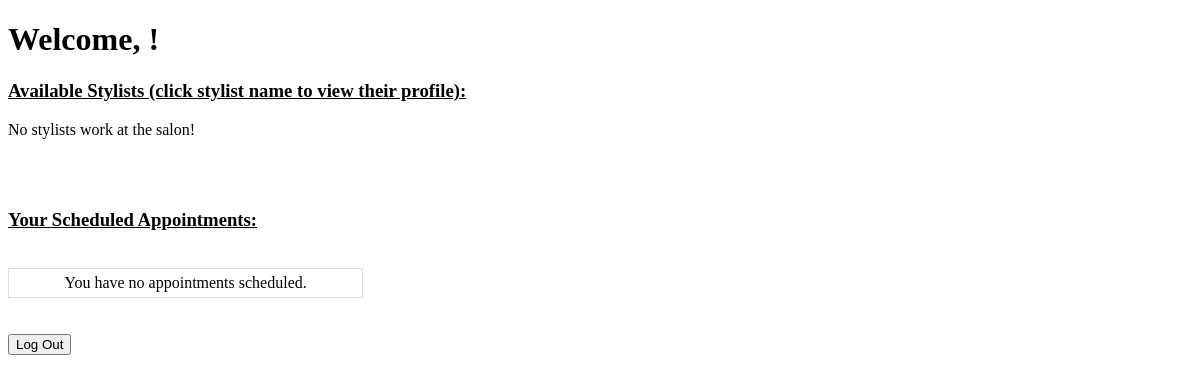
The app's page /patron-logged-in-page/p1, older data.
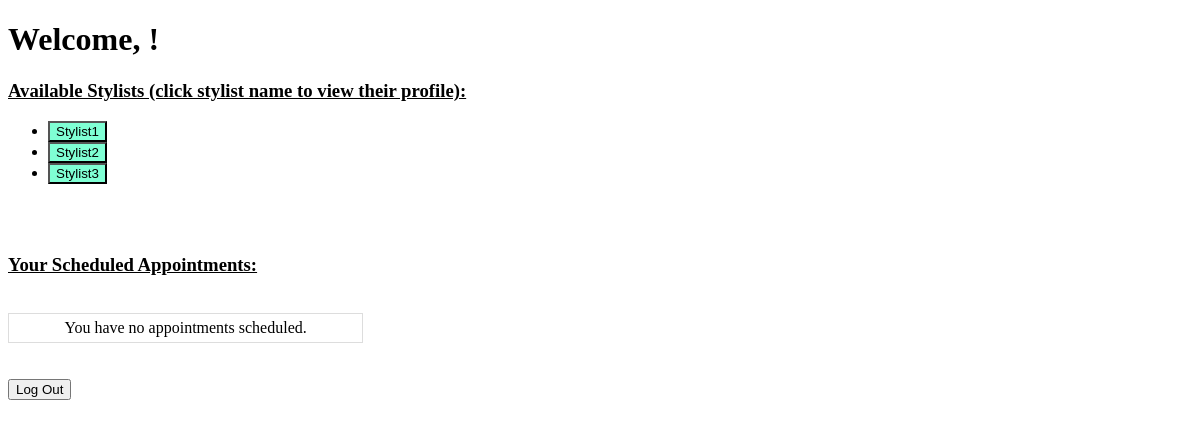
The same page, newer data.
### salon.py (models this page shows, shortened)
class Stylist(db.Model):
    id = db.Column(db.Integer, primary_key=True)
    name = db.Column(db.String(80))
    username = db.Column(db.String(80))
    password = db.Column(db.String(80))
    appointments = db.relationship('Appointment', backref='stylist', lazy='select')

### salon.py (the view)
@app.route("/patron-logged-in-page/<patron>")
def patron_logged_in_page(patron):
    pat = Patron.query.filter_by(name=patron).first()
    stylists = Stylist.query
    return render_template("patron_logged_in.html", patron=pat, stylists=Stylist.query.all())

### templates/patron_logged_in.html (shortened to what this page needs)
{% extends 'base.html' %}
{% block content %}
<h1>Welcome, {{patron.name}}!</h1>
<div>
    <h3><u>Available Stylists (click stylist name to view their profile):</u></h3>
    {% if stylists %}
        <ul>
        {% for stylist in stylists %}
            <li>
            <form action="{{ url_for('stylist_logged_in_page', patron=patron.name, stylist=stylist.name) }}" method="get">
                <input style="background-color:aquamarine" type="submit" value="{{stylist.name}}"/>
            </form>
            </li>
        {% endfor %}
        </ul>
    {% else %}
        <p>No stylists work at the salon!</p>
    {% endif %}
</div>
<br>
<br>
<h3><u>Your Scheduled Appointments:</u></h3>
<br>
<table>
{% if patron.appointments%}
    <th>Stylist Name</th>
    <th>Date & Time</th>
    {% for appointment in patron.appointments %}
        <tr>
            <td>{{ appointment.stylist.name }}</td>
            <td>{{ appointment.day }}, {{ appointment.time }}</td>
            <td>
                <form action="{{ url_for('cancel_appointment', patron=patron.name, stylist=appointment.stylist.name, day=appointment.day, time=appointment.time)}}">
                    <input type="submit" value="Cancel"/>
                </form>
            </td>
        </tr>
    {% endfor %}
{% else %}
    <tr>
        <td colspan="2">You have no appointments scheduled.</td>
    </tr>
{% endif %}
</table>
<br>
<br>
<form action="{{ url_for('login_page') }}" method="get">
    <input type="submit" value="Log Out"/>
</form>
{% endblock %}

### templates/base.html (shortened to what this page needs)
<!DOCTYPE html>
<html lang="en">
<head>
</head>
<body>
    {% block content %}
    {% endblock %}
</body>
</html>

### templates/patron_logged_in.html (style rules this page uses)
table { border-collapse: collapse; width: 30%; }
td, th { border: 1px solid #dddddd; text-align: center; padding: 5px; }

Row changes from the older to the newer data that the page shows:
added Stylist: name "Stylist1"
added Stylist: name "Stylist2"
added Stylist: name "Stylist3"
Text that changed along with them:
text no longer shown: "No stylists work at the salon!"
